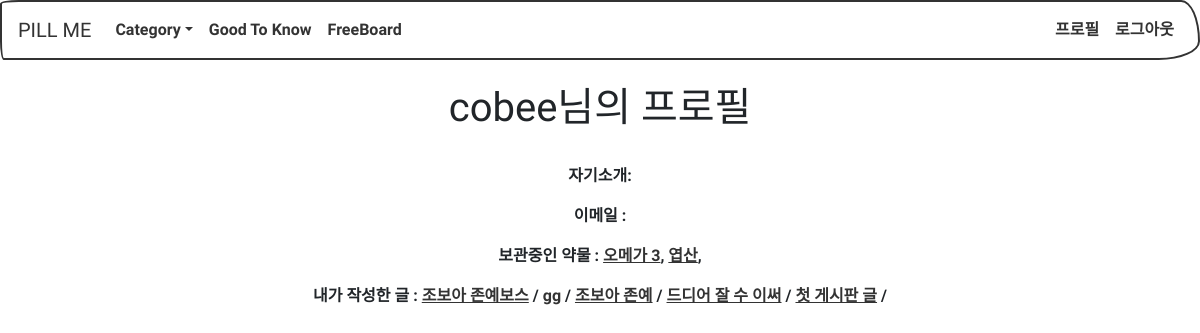
The app's page /profiles/1/, older data.
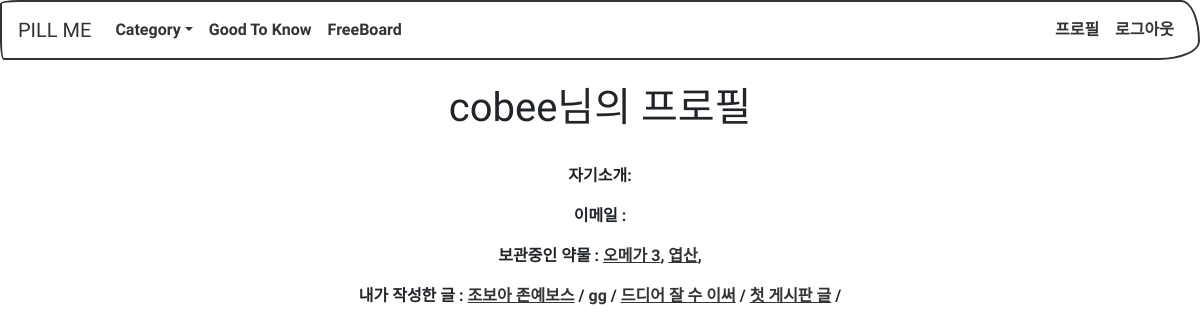
The same page, newer data.
### pills/models.py (models this page shows, shortened)
class Like(models.Model):
	user 		= models.ForeignKey(settings.AUTH_USER_MODEL)
	pills 		= models.ForeignKey(Pills)
	created_at	= models.DateTimeField(auto_now_add=True)
	updated_at	= models.DateTimeField(auto_now=True)

class Pills(models.Model):
	name			= models.CharField(max_length=20, null=False)
	feature			= models.TextField(max_length=50, null=True)
	editor_said		= models.TextField(max_length=50, null=True)
	description		= models.TextField(max_length=2000)
	where_it_from	= models.TextField(max_length=2000)
	benefit			= models.TextField(max_length=2000)
	shortage		= models.TextField(max_length=2000)
	careful			= models.TextField(max_length=2000)
	category_body	= models.ManyToManyField(Categories_Body)
	category_gender	= models.ManyToManyField(Categories_Gender)
	image			= models.ImageField(upload_to='upload_images/pills/%Y/%m/%d')
	like_user_set	= models.ManyToManyField(settings.AUTH_USER_MODEL,
												blank=True,
												related_name='like_user_set',
												through='Like')
	def __str__(self):
		return self.name

### posts/models.py (models this page shows, shortened)
class Post(models.Model, HitCountMixin):
	title		= models.CharField(max_length=50, blank=False)
	author		= models.ForeignKey(settings.AUTH_USER_MODEL, null=False)
	content		= models.TextField(max_length=5000, blank=False, null=False)
	files		= models.FileField(null=True, blank=True, upload_to='upload_images/posts/%Y/%m/%d')
	images		= models.ImageField(null=True, blank=True, upload_to='upload_images/posts/%Y/%m/%d')
	timestamp 	= models.DateTimeField(auto_now_add=True)
	hit_count 	= GenericRelation(HitCount, object_id_field='object_pk',
											related_query_name='hit_count_generic_relation')
	class Meta:
		ordering = ['-id']

### accounts/views.py (the view)
# urls.py: url(r'^(?P<pk>[\w.@+-]+)/$', UserDetailView.as_view(), name='user_profile'),
class UserDetailView(DetailView):
	model = User
	template_name = 'accounts/user_detail.html'

### templates/accounts/user_detail.html (shortened to what this page needs)
{% extends "base.html" %}
{% block content %}
<div class="container-fluid">
  <div class="row">
    <div class="col text-center">
	<h1>{{ user.username }}님의 프로필</h1>
		<br/>
	<p>자기소개: </p>
	<p>이메일 : {{ user.email }}</p>
	<p>보관중인 약물 :
		{% for liked in user.like_set.all %}
			<a href="{% url 'pills:pill_detail' liked.pills.pk %}">{{ liked.pills }}</a>,
		{% endfor %}
	</p>
	<p>내가 작성한 글 :
		{% for mypost in user.post_set.all %}
			<a href="{% url 'freeboard:post_detail' mypost.pk %}">{{ mypost.title }}</a> /
		{% endfor %}
	</p>
	</div>
</div>
</div>
{% endblock %}

Row changes from the older to the newer data that the page shows:
removed Post: title "조보아 존예"
